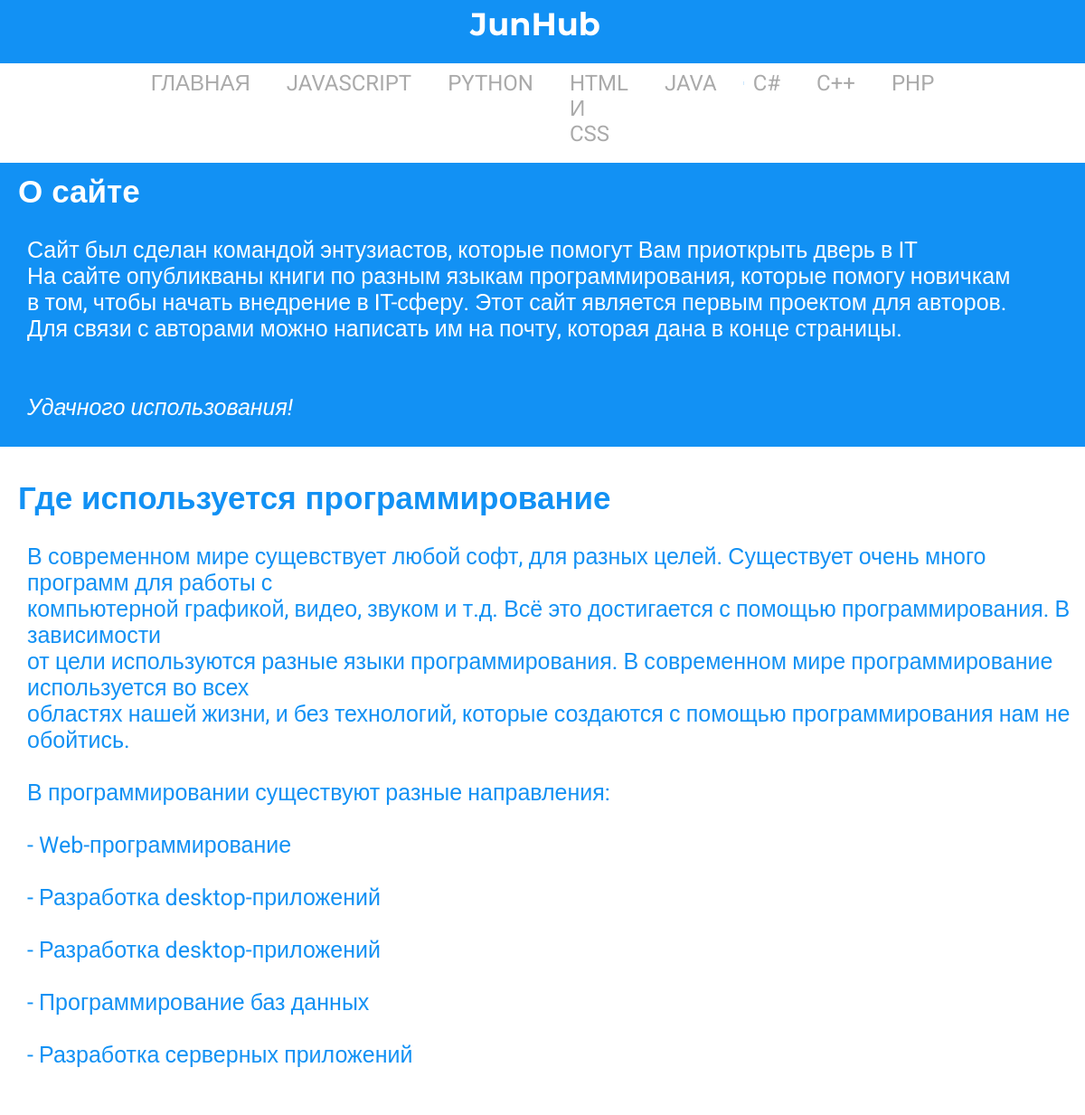
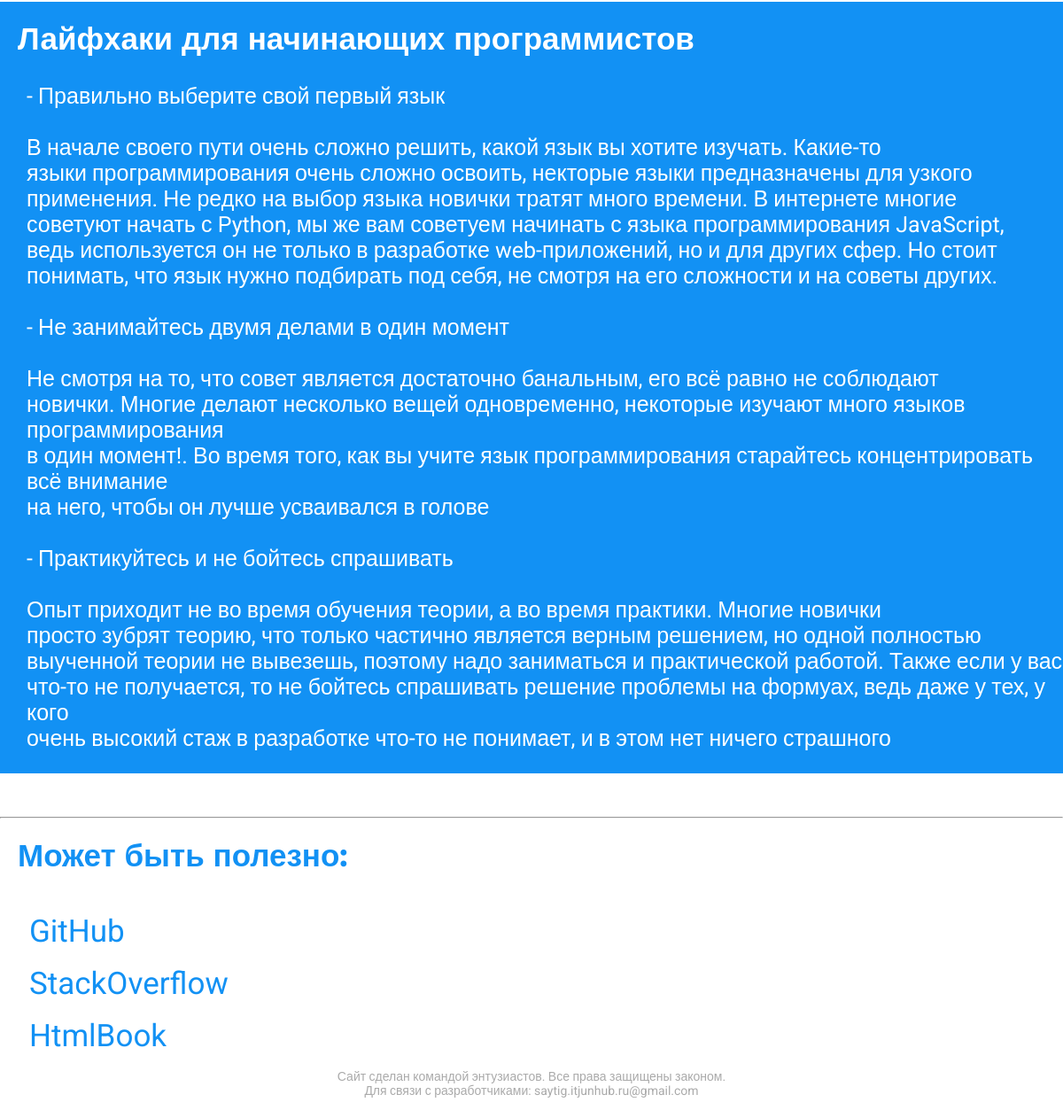
The page / on the database its author committed (2 pictures, top to bottom).
### site_pages/models.py (models this page shows, shortened)
class Lang_Page(models.Model):
    main_title = models.CharField('Главный заголовок', max_length=15, blank=True)
    permalink = models.CharField('Ссылка', max_length=12, unique=True)
    title_1 = models.CharField('Заголовок', max_length=60, blank=True)
    content_1 = models.TextField('Текст', blank=True)
    title_2 = models.CharField('Заголовок', max_length=60, blank=True)
    content_2 = models.TextField('Текст', blank=True)
    title_3 = models.CharField('Заголовок', max_length=60, blank=True)
    content_3 = models.TextField('Текст', blank=True)
    title_4 = models.CharField('Заголовок', max_length=60, blank=True)
    content_4 = models.TextField('Текст', blank=True)
    class Meta:
        verbose_name = 'Статья'
        verbose_name_plural = "Статьи"

### site_pages/views.py (the view)
# urls.py: path('', views.index, {'pagename': ''}, name='home'),
def index(request, pagename):
    pagename = '/' + pagename
    pg = get_object_or_404(Lang_Page, permalink=pagename)
    context = {
        'main_title': pg.main_title,
        'title_1': pg.title_1,
        'content_1': pg.content_1,
        'title_2': pg.title_2,
        'content_2': pg.content_2,
        'title_3': pg.title_3,
        'content_3': pg.content_3,
        'title_4': pg.title_4,
        'content_4': pg.content_4,
        'page_list': Lang_Page.objects.all(), # добавил переменную page_list в контекст и добавил в нее страницы из нашей базе данных.
    }
    return render (request, 'pages/lists.html', context)

### site_pages/templates/pages/lists.html (shortened to what this page needs)
{% extends "base.html" %}
{% block title_1 %}
{{ title_1 }}
{% endblock title_1 %}
{% block content_1  %}
{% autoescape off %}
{{ content_1 }}
{% endautoescape %}
{% endblock content_1 %}
{% block title_2%}
{{ title_2 }}
{% endblock title_2 %}
{% block content_2  %}
{% autoescape off %}
{{ content_2 }}
{% endautoescape %}
{% endblock content_2 %}
{% block title_3 %}
{{ title_3 }}
{% endblock title_3 %}
{% block content_3  %}
{% autoescape off %}
{{ content_3 }}
{% endautoescape %}
{% endblock content_3 %}
{% block sidenav %}
{% for page in page_list %}
<li>
    <a href="{{ page.permalink }}">{{ page.main_title }}</a>
</li>
{% endfor %}
{% endblock sidenav %}

### Vier_Quadrat/templates/base.html (shortened to what this page needs)
{% load static %}
<html>
    <head>
                <link rel="stylesheet" type="text/css" href="{% static 'main.css' %}">
    </head>
    <body>
        <header>
            <h1 class="h-class">JunHub</h1>
        </header>
                <nav>
                <ul>
                    {% block sidenav %}{% endblock sidenav %}
                </ul>
                </nav>
                <main>
                    <div class="bg-o-project">
                    <h2 class="h2-text">
                        {% block title_1 %}  {% endblock title_1 %}
                    </h2>
                        <p class="text-p">
                            {% block content_1 %} {% endblock content_1 %}
                        </p>
                    </div>
                        <div class="creater-1-div">
                            <h2 class="h2-text-two">
                                {% block title_2 %}  {% endblock title_2 %}
                            </h2>
                                <p class="text-p-two">
                                    {% block content_2 %}  {% endblock content_2 %}
                                </p>
                        </div>
                            <div class="bg-o-project-tw">
                                <h2 class="h2-text">
                                    {% block title_3 %} {% endblock title_3 %}
                                </h2>
                                    <p class="text-p">
                                        {% block content_3 %}  {% endblock content_3 %}
                                    </p>
                            </div>
                                <div class="creater-1-div">
                                    <h2 class="h2-text-two">
                                    </h2>
                                </div>
                </main>
                <hr>
                <footer>
                    <h2 class="h2-text-two">
                    Может быть полезно:
                    </h2>
                        <div class="github">
                            <a class="text-a" href="https://github.com/">
                                GitHub
                            </a>
                        </div>
                            <div class="github">
                                <a class="text-a" href="https://stackoverflow.com/">
                                    StackOverflow
                                </a>
                            </div>
                                <div class="github">
                                    <a class="text-a" href="http://htmlbook.ru/">
                                        HtmlBook
                                    </a>
                                </div>
                                    <div class="footer">
                                        <p class="text-footer">
                                            Сайт сделан командой энтузиастов. Все права защищены законом.<br>
                                            Для связи с разработчиками: saytig.itjunhub.ru@gmail.com
                                        </p>
                                    </div>
                </footer>
    </body>
</html>

### Vier_Quadrat/static/main.css (style rules this page uses)
body { margin: 0 auto; }
header { width: 100%; height: 70px; background: #1291F4; }
.h-class { font-size: 35px; color: white; font-family:'Montserrat', sans-serif; margin: 0px 16px 0px 0px; padding: 5px 0px; text-align: center; }
nav { width: 100%; height: 100px; background: white; display: inline-block; position: relative; }
nav li { display: inline; }
ul { position: absolute; left: 50%; top: 50px; transform: translate(-50%, -50%); margin: 0; padding: 0; display: flex; font-family: "Roboto", sans-serif; }
ul li { list-style: none; }
ul li a { position: relative; display: block; margin: 0 10px; padding: 5px 10px; color: #aaa; font-size: 24px; text-decoration: none; text-transform: uppercase; transition: 0.5s; overflow: hidden; }
ul li a::before { content: ''; position: absolute; top: calc(50% - 2px); left: -100%; width: 100%; height: 4px; background: #1291F4; transition: 0.5s; }
.bg-o-project { width: 100%; height: auto; background: #1291F4; position: relative; }
.h2-text { font-family: 'Montserrat', sans-serif; font-size: 35px; margin-top: 10px; margin-left: 20px; padding-top: 10px; color: white; }
.text-p { font-family: 'Roboto', sans-serif; font-size: 25px; margin-left: 30px; color: white; }
.creater-1-div { width: 100%; height: auto; background: white; position: relative; }
.h2-text-two { font-family: 'Montserrat', sans-serif; font-size: 35px; margin-top: 10px; margin-left: 20px; color: #1291F4; padding-top: 10px; }
.text-p-two { font-family: 'Roboto', sans-serif; font-size: 25px; margin-left: 30px; color: #1291F4; }
.bg-o-project-tw { width: 100%; height: auto; background: #1291F4; position: relative; display: inline-block; }
footer { width: 100%; height: auto; background: white; }
.text-a { font-family: 'Roboto', sans-serif; font-size: 35px; margin-left: 30px; color: #1291F4; text-decoration: none; }
.github { width: auto; height: auto; padding: 3px; background: white; padding-top: 15px; }
.footer { width: 100%; height: auto; background: white; }
.text-footer { font-size: 14px; color: #aaa; text-align: center; font-family: 'Roboto', sans-serif;; }

### rows shown on the page
Lang_Page: main_title "ГЛАВНАЯ", title_1 "О сайте", content_1 "Сайт был сделан командой энтузиастов, которые помогут Вам приоткрыть дверь в IT На сайте опубликваны книги по разным языкам программирования, которые помогу новичкам в том, чтобы начать внедрение в IT-сферу. Этот сайт является первым проектом для авторов. Для связи с авторами можно написать им на почту, которая дана в конце страницы. Удачного использования!", title_2 "Где используется программирование", content_2 "В современном мире сущевствует любой софт, для разных целей. Существует очень много программ для работы с компьютерной графикой, видео, звуком и т.д. Всё это достигается с помощью программирования. В зависимости от цели используются разные языки программирования. В современном мире программирование используется во всех областях нашей жизни, и без технологий, которые создаются с помощью программирования нам не обойтись. В программировании существуют разные направления: - Web-программирование - Разработка desktop-приложений - Разработка desktop-приложений - Программирование баз данных - Разработка серверных приложений", title_3 "Лайфхаки для начинающих программистов", content_3 "- Правильно выберите свой первый язык В начале своего пути очень сложно решить, какой язык вы хотите изучать. Какие-то языки программирования очень сложно освоить, некторые языки предназначены для узкого применения. Не редко на выбор языка новички тратят много времени. В интернете многие советуют начать с Python, мы же вам советуем начинать с языка программирования JavaScript, ведь используется он не только в разработке web-приложений, но и для других сфер. Но стоит понимать, что язык нужно подбирать под себя, не смотря на его сложности и на советы других. - Не занимайтесь двумя делами в один момент Не смотря на то, что совет является достаточно банальным, его всё равно не соблюдают…"
Lang_Page: main_title "JAVASCRIPT"
Lang_Page: main_title "PYTHON"
Lang_Page: main_title "HTML И CSS"
Lang_Page: main_title "JAVA"
Lang_Page: main_title "C#"
Lang_Page: main_title "C++"
Lang_Page: main_title "PHP"
